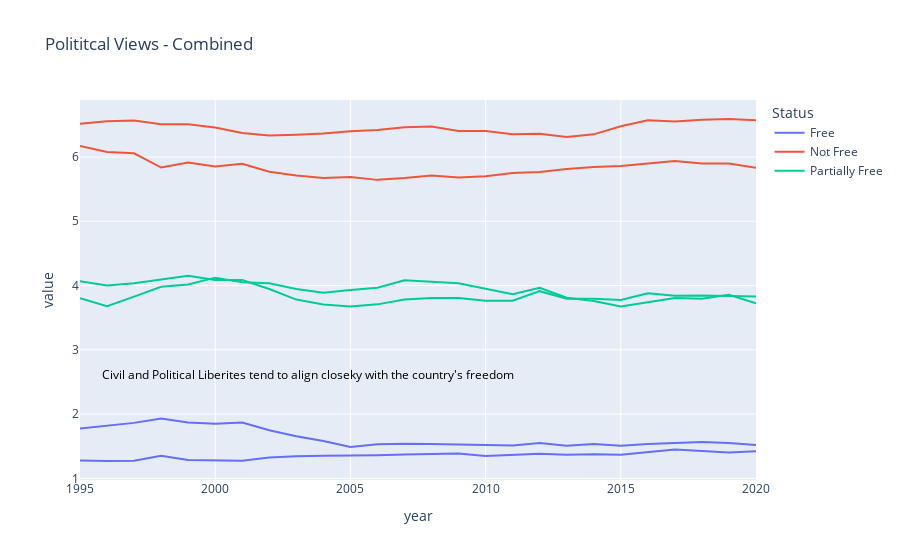

The notebook cell saved with this chart:
### Code cell
fig = px.line(grouped_df, x="year", y=['CL','PR'], color='Status',
             # hover_data={"date": "|%B %d, %Y"},
              title='Polititcal Views - Combined')

fig.add_annotation(dict(font=dict(color='black',size=12),
                                        x=.03,
                                        y=.25,
                                        showarrow=False,
                                        text="Civil and Political Liberites tend to align closeky with the country's freedom",
                                        textangle=0,
                                        xanchor='left',
                                        xref="paper",
                                        yref="paper"))


fig.show()

### Figure 1 — Plotly figure (JSON) as saved in the notebook; plotly's stock layout.template omitted (floating-point values rounded to 4 significant figures)
{"data": [{"hovertemplate": "Status=Free<br>variable=CL<br>year=%{x}<br>value=%{y}<extra></extra>", "legendgroup": "Free", "line": {"color": "#636efa", "dash": "solid"}, "mode": "lines", "name": "Free", "orientation": "v", "showlegend": true, "type": "scatter", "x": [1995, 1996, 1997, 1998, 1999, 2000, 2001, 2002, 2003, 2004, 2005, 2006, 2007, 2008, 2009, 2010, 2011, 2012, 2013, 2014, 2015, 2016, 2017, 2018, 2019, 2020], "xaxis": "x", "y": [1.776, 1.821, 1.863, 1.93, 1.869, 1.847, 1.869, 1.747, 1.655, 1.58, 1.489, 1.528, 1.539, 1.534, 1.523, 1.512, 1.512, 1.551, 1.506, 1.534, 1.506, 1.535, 1.552, 1.565, 1.549, 1.519], "yaxis": "y"}, {"hovertemplate": "Status=Free<br>variable=PR<br>year=%{x}<br>value=%{y}<extra></extra>", "legendgroup": "Free", "line": {"color": "#636efa", "dash": "solid"}, "mode": "lines", "name": "Free", "orientation": "v", "showlegend": false, "type": "scatter", "x": [1995, 1996, 1997, 1998, 1999, 2000, 2001, 2002, 2003, 2004, 2005, 2006, 2007, 2008, 2009, 2010, 2011, 2012, 2013, 2014, 2015, 2016, 2017, 2018, 2019, 2020], "xaxis": "x", "y": [1.276, 1.269, 1.275, 1.349, 1.286, 1.282, 1.274, 1.322, 1.345, 1.352, 1.352, 1.36, 1.371, 1.375, 1.386, 1.349, 1.36, 1.382, 1.368, 1.375, 1.365, 1.407, 1.448, 1.424, 1.402, 1.42], "yaxis": "y"}, {"hovertemplate": "Status=Not Free<br>variable=CL<br>year=%{x}<br>value=%{y}<extra></extra>", "legendgroup": "Not Free", "line": {"color": "#EF553B", "dash": "solid"}, "mode": "lines", "name": "Not Free", "orientation": "v", "showlegend": true, "type": "scatter", "x": [1995, 1996, 1997, 1998, 1999, 2000, 2001, 2002, 2003, 2004, 2005, 2006, 2007, 2008, 2009, 2010, 2011, 2012, 2013, 2014, 2015, 2016, 2017, 2018, 2019, 2020], "xaxis": "x", "y": [6.173, 6.077, 6.059, 5.837, 5.915, 5.854, 5.896, 5.771, 5.714, 5.673, 5.689, 5.644, 5.674, 5.714, 5.681, 5.702, 5.75, 5.766, 5.812, 5.843, 5.86, 5.898, 5.939, 5.9, 5.898, 5.833], "yaxis": "y"}, {"hovertemplate": "Status=Not Free<br>variable=PR<br>year=%{x}<br>value=%{y}<extra></extra>", "legendgroup": "Not Free", "line": {"color": "#EF553B", "dash": "solid"}, "mode": "lines", "name": "Not Free", "orientation": "v", "showlegend": false, "type": "scatter", "x": [1995, 1996, 1997, 1998, 1999, 2000, 2001, 2002, 2003, 2004, 2005, 2006, 2007, 2008, 2009, 2010, 2011, 2012, 2013, 2014, 2015, 2016, 2017, 2018, 2019, 2020], "xaxis": "x", "y": [6.519, 6.558, 6.569, 6.51, 6.511, 6.458, 6.375, 6.333, 6.347, 6.367, 6.4, 6.422, 6.465, 6.476, 6.404, 6.404, 6.354, 6.362, 6.312, 6.353, 6.48, 6.571, 6.551, 6.58, 6.592, 6.574], "yaxis": "y"}, {"hovertemplate": "Status=Partially Free<br>variable=CL<br>year=%{x}<br>value=%{y}<extra></extra>", "legendgroup": "Partially Free", "line": {"color": "#00cc96", "dash": "solid"}, "mode": "lines", "name": "Partially Free", "orientation": "v", "showlegend": true, "type": "scatter", "x": [1995, 1996, 1997, 1998, 1999, 2000, 2001, 2002, 2003, 2004, 2005, 2006, 2007, 2008, 2009, 2010, 2011, 2012, 2013, 2014, 2015, 2016, 2017, 2018, 2019, 2020], "xaxis": "x", "y": [4.066, 4, 4.034, 4.093, 4.153, 4.088, 4.086, 3.945, 3.782, 3.704, 3.672, 3.707, 3.783, 3.806, 3.807, 3.763, 3.763, 3.912, 3.793, 3.796, 3.776, 3.879, 3.842, 3.845, 3.839, 3.828], "yaxis": "y"}, {"hovertemplate": "Status=Partially Free<br>variable=PR<br>year=%{x}<br>value=%{y}<extra></extra>", "legendgroup": "Partially Free", "line": {"color": "#00cc96", "dash": "solid"}, "mode": "lines", "name": "Partially Free", "orientation": "v", "showlegend": false, "type": "scatter", "x": [1995, 1996, 1997, 1998, 1999, 2000, 2001, 2002, 2003, 2004, 2005, 2006, 2007, 2008, 2009, 2010, 2011, 2012, 2013, 2014, 2015, 2016, 2017, 2018, 2019, 2020], "xaxis": "x", "y": [3.803, 3.678, 3.828, 3.981, 4.017, 4.123, 4.052, 4.036, 3.945, 3.889, 3.931, 3.966, 4.083, 4.065, 4.035, 3.949, 3.864, 3.965, 3.81, 3.759, 3.672, 3.741, 3.807, 3.793, 3.855, 3.724], "yaxis": "y"}], "layout": {"annotations": [{"font": {"color": "black", "size": 12}, "showarrow": false, "text": "Civil and Political Liberites tend to align closeky with the country's freedom", "textangle": 0, "x": 0.03, "xanchor": "left", "xref": "paper", "y": 0.25, "yref": "paper"}], "legend": {"title": {"text": "Status"}, "tracegroupgap": 0}, "title": {"text": "Polititcal Views - Combined"}, "xaxis": {"anchor": "y", "domain": [0, 1], "title": {"text": "year"}}, "yaxis": {"anchor": "x", "domain": [0, 1], "title": {"text": "value"}}}}
